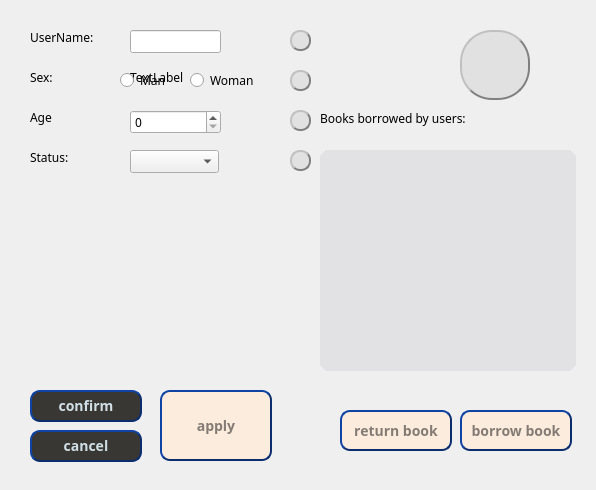
<?xml version="1.0" encoding="UTF-8"?>
<ui version="4.0">
 <class>manageUserInformation</class>
 <widget class="QWidget" name="manageUserInformation">
  <property name="geometry">
   <rect>
    <x>0</x>
    <y>0</y>
    <width>596</width>
    <height>490</height>
   </rect>
  </property>
  <property name="font">
   <font>
    <family>Bahnschrift SemiCondensed</family>
   </font>
  </property>
  <property name="windowTitle">
   <string>Form</string>
  </property>
  <property name="styleSheet">
   <string notr="true"/>
  </property>
  <widget class="QLabel" name="label_usernamelab">
   <property name="geometry">
    <rect>
     <x>30</x>
     <y>30</y>
     <width>72</width>
     <height>15</height>
    </rect>
   </property>
   <property name="text">
    <string>UserName:</string>
   </property>
  </widget>
  <widget class="QLabel" name="label_userName">
   <property name="geometry">
    <rect>
     <x>130</x>
     <y>30</y>
     <width>72</width>
     <height>15</height>
    </rect>
   </property>
   <property name="text">
    <string>TextLabel</string>
   </property>
  </widget>
  <widget class="QLabel" name="label_sexlab">
   <property name="geometry">
    <rect>
     <x>30</x>
     <y>70</y>
     <width>72</width>
     <height>15</height>
    </rect>
   </property>
   <property name="text">
    <string>Sex:</string>
   </property>
  </widget>
  <widget class="QLabel" name="label_agelab">
   <property name="geometry">
    <rect>
     <x>30</x>
     <y>110</y>
     <width>72</width>
     <height>15</height>
    </rect>
   </property>
   <property name="text">
    <string>Age</string>
   </property>
  </widget>
  <widget class="QLabel" name="label_statuslab">
   <property name="geometry">
    <rect>
     <x>30</x>
     <y>150</y>
     <width>72</width>
     <height>15</height>
    </rect>
   </property>
   <property name="text">
    <string>Status:</string>
   </property>
  </widget>
  <widget class="QListView" name="listView">
   <property name="geometry">
    <rect>
     <x>320</x>
     <y>150</y>
     <width>256</width>
     <height>221</height>
    </rect>
   </property>
   <property name="styleSheet">
    <string notr="true">QListView {
	font: 25 9pt &quot;Microsoft YaHei&quot;;
	border: 15px solid #e2e1e4; /* 设置边框的大小，样式，颜色 */
	border-radius: 10px;
    background-color: #e2e1e4
}
QListView::item:hover {
	background-color: transparent;
	padding: 10px;
	border-left: 3px solid rgb(130, 130, 130);
}
QListView::item:selected {
	background-color: transparent;
	color: black;
	padding: 10px;
	border-left: 3px solid black;
}
QListView::item {
    height: 60px;
    background-color: #e2e1e4
}</string>
   </property>
  </widget>
  <widget class="QLabel" name="label_listlab">
   <property name="geometry">
    <rect>
     <x>320</x>
     <y>110</y>
     <width>221</width>
     <height>16</height>
    </rect>
   </property>
   <property name="text">
    <string>Books borrowed by users:</string>
   </property>
  </widget>
  <widget class="QPushButton" name="pushButton">
   <property name="geometry">
    <rect>
     <x>30</x>
     <y>390</y>
     <width>112</width>
     <height>32</height>
    </rect>
   </property>
   <property name="styleSheet">
    <string notr="true">QPushButton {  
    /* 前景色 */  
    color:#d0dfe6;  

    /* 背景色 */  
    background-color:#393733;  

    /* 边框风格 */  
    border-style:outset;  

    /* 边框宽度 */  
    border-width:2px;  

    /* 边框颜色 */  
    border-color:rgb(10,45,110);  

    /* 边框倒角 */  
    border-radius:10px;  

    /* 字体 */  
    font:bold 14px;  

    /* 控件最小宽度 */  
    min-width:100px;  

    /* 控件最小高度 */  
    min-height:20px;  

    /* 内边距 */  
    padding:4px;  
}  

/* 鼠标按下时的效果 */  
QPushButton#pushButton:pressed {  

    color:#4a4035;
    /* 改变背景色 */  
    background-color:#e4dfd7;  

    /* 改变边框风格 */  
    border-style:inset;  

    /* 使文字有一点移动 */  
    padding-left:6px;  
    padding-top:6px;  
}  

/* 按钮样式 */  
QPushButton:flat {  
    border:2px solid red;  
}  

/* 当按钮打开菜单时:ui-&gt;pushButton-&gt;setMenu(btnMenu) */  
QPushButton:open{  
    background-color:qlineargradient(x1: 0, y1: 0, x2: 0, y2: 1,stop: 0 #dadbde, stop: 1 #f6f7fa);  
}  

/* 子选择器:菜单 */  
QPushButton::menu-indicator {  
    image:url(:/images/close.png);  

    /* 去掉小三角号   
    image:none;*/  

    /* 绘制subcontrol 的参考矩形的位置 */  
    subcontrol-origin:padding;  

    /* 小三角的位置 */  
    subcontrol-position:bottom right;  
}  

QPushButton::menu-indicator:pressed,QPushButton::menu-indicator:open {  
    position:relative;  
    top:4px;  
    left:4px;  
} 

</string>
   </property>
   <property name="text">
    <string>confirm</string>
   </property>
  </widget>
  <widget class="QPushButton" name="pushButton_2">
   <property name="geometry">
    <rect>
     <x>30</x>
     <y>430</y>
     <width>112</width>
     <height>32</height>
    </rect>
   </property>
   <property name="styleSheet">
    <string notr="true">QPushButton {  
    /* 前景色 */  
    color:#d0dfe6;  

    /* 背景色 */  
    background-color:#393733;  

    /* 边框风格 */  
    border-style:outset;  

    /* 边框宽度 */  
    border-width:2px;  

    /* 边框颜色 */  
    border-color:rgb(10,45,110);  

    /* 边框倒角 */  
    border-radius:10px;  

    /* 字体 */  
    font:bold 14px;  

    /* 控件最小宽度 */  
    min-width:100px;  

    /* 控件最小高度 */  
    min-height:20px;  

    /* 内边距 */  
    padding:4px;  
}  

/* 鼠标按下时的效果 */  
QPushButton#pushButton:pressed {  

    color:#4a4035;
    /* 改变背景色 */  
    background-color:#e4dfd7;  

    /* 改变边框风格 */  
    border-style:inset;  

    /* 使文字有一点移动 */  
    padding-left:6px;  
    padding-top:6px;  
}  

/* 按钮样式 */  
QPushButton:flat {  
    border:2px solid red;  
}  

/* 当按钮打开菜单时:ui-&gt;pushButton-&gt;setMenu(btnMenu) */  
QPushButton:open{  
    background-color:qlineargradient(x1: 0, y1: 0, x2: 0, y2: 1,stop: 0 #dadbde, stop: 1 #f6f7fa);  
}  

/* 子选择器:菜单 */  
QPushButton::menu-indicator {  
    image:url(:/images/close.png);  

    /* 去掉小三角号   
    image:none;*/  

    /* 绘制subcontrol 的参考矩形的位置 */  
    subcontrol-origin:padding;  

    /* 小三角的位置 */  
    subcontrol-position:bottom right;  
}  

QPushButton::menu-indicator:pressed,QPushButton::menu-indicator:open {  
    position:relative;  
    top:4px;  
    left:4px;  
} 

</string>
   </property>
   <property name="text">
    <string>cancel</string>
   </property>
  </widget>
  <widget class="QPushButton" name="pushButton_3">
   <property name="geometry">
    <rect>
     <x>160</x>
     <y>390</y>
     <width>112</width>
     <height>71</height>
    </rect>
   </property>
   <property name="styleSheet">
    <string notr="true">QPushButton {  
    /* 前景色 */  
    color:#847c74;  

    /* 背景色 */  
    background-color:#fbecde;  

    /* 边框风格 */  
    border-style:outset;  

    /* 边框宽度 */  
    border-width:2px;  

    /* 边框颜色 */  
    border-color:rgb(10,45,110);  

    /* 边框倒角 */  
    border-radius:10px;  

    /* 字体 */  
    font:bold 14px;  

    /* 控件最小宽度 */  
    min-width:100px;  

    /* 控件最小高度 */  
    min-height:20px;  

    /* 内边距 */  
    padding:4px;  
}  

/* 鼠标按下时的效果 */  
QPushButton#pushButton:pressed {  

    color:#4a4035;
    /* 改变背景色 */  
    background-color:#e4dfd7;  

    /* 改变边框风格 */  
    border-style:inset;  

    /* 使文字有一点移动 */  
    padding-left:6px;  
    padding-top:6px;  
}  

/* 按钮样式 */  
QPushButton:flat {  
    border:2px solid red;  
}  

/* 当按钮打开菜单时:ui-&gt;pushButton-&gt;setMenu(btnMenu) */  
QPushButton:open{  
    background-color:qlineargradient(x1: 0, y1: 0, x2: 0, y2: 1,stop: 0 #dadbde, stop: 1 #f6f7fa);  
}  

/* 子选择器:菜单 */  
QPushButton::menu-indicator {  
    image:url(:/images/close.png);  

    /* 去掉小三角号   
    image:none;*/  

    /* 绘制subcontrol 的参考矩形的位置 */  
    subcontrol-origin:padding;  

    /* 小三角的位置 */  
    subcontrol-position:bottom right;  
}  

QPushButton::menu-indicator:pressed,QPushButton::menu-indicator:open {  
    position:relative;  
    top:4px;  
    left:4px;  
} 

</string>
   </property>
   <property name="text">
    <string>apply</string>
   </property>
  </widget>
  <widget class="QLabel" name="label_Sex">
   <property name="geometry">
    <rect>
     <x>130</x>
     <y>70</y>
     <width>72</width>
     <height>15</height>
    </rect>
   </property>
   <property name="text">
    <string>TextLabel</string>
   </property>
  </widget>
  <widget class="QLabel" name="label_Age">
   <property name="geometry">
    <rect>
     <x>130</x>
     <y>110</y>
     <width>72</width>
     <height>15</height>
    </rect>
   </property>
   <property name="text">
    <string>TextLabel</string>
   </property>
  </widget>
  <widget class="QLabel" name="label_Status">
   <property name="geometry">
    <rect>
     <x>130</x>
     <y>150</y>
     <width>141</width>
     <height>16</height>
    </rect>
   </property>
   <property name="text">
    <string>TextLabel</string>
   </property>
  </widget>
  <widget class="QPushButton" name="pushButton_head">
   <property name="geometry">
    <rect>
     <x>460</x>
     <y>30</y>
     <width>70</width>
     <height>70</height>
    </rect>
   </property>
   <property name="styleSheet">
    <string notr="true">QPushButton{background-color: rgb(225, 225, 225);border:2px groove gray;border-radius:32px;padding:2px 4px;border-style: outset;}
                                           QPushButton:hover{background-color:rgb(229, 241, 251); color: black;}
                                           QPushButton:pressed{background-color:rgb(204, 228, 247);border-style: inset;}
</string>
   </property>
   <property name="text">
    <string/>
   </property>
  </widget>
  <widget class="QPushButton" name="pushButton_modfiyUserName">
   <property name="geometry">
    <rect>
     <x>290</x>
     <y>30</y>
     <width>21</width>
     <height>21</height>
    </rect>
   </property>
   <property name="styleSheet">
    <string notr="true">QPushButton{background-color: rgb(225, 225, 225);border:2px groove gray;border-radius:10px;padding:2px 4px;border-style: outset;}
                                           QPushButton:hover{background-color:rgb(229, 241, 251); color: black;}
                                           QPushButton:pressed{background-color:rgb(204, 228, 247);border-style: inset;}
</string>
   </property>
   <property name="text">
    <string/>
   </property>
  </widget>
  <widget class="QPushButton" name="pushButton_modfiySex">
   <property name="geometry">
    <rect>
     <x>290</x>
     <y>70</y>
     <width>21</width>
     <height>21</height>
    </rect>
   </property>
   <property name="styleSheet">
    <string notr="true">QPushButton{background-color: rgb(225, 225, 225);border:2px groove gray;border-radius:10px;padding:2px 4px;border-style: outset;}
                                           QPushButton:hover{background-color:rgb(229, 241, 251); color: black;}
                                           QPushButton:pressed{background-color:rgb(204, 228, 247);border-style: inset;}
</string>
   </property>
   <property name="text">
    <string/>
   </property>
  </widget>
  <widget class="QPushButton" name="pushButton_modfiyAge">
   <property name="geometry">
    <rect>
     <x>290</x>
     <y>110</y>
     <width>21</width>
     <height>21</height>
    </rect>
   </property>
   <property name="styleSheet">
    <string notr="true">QPushButton{background-color: rgb(225, 225, 225);border:2px groove gray;border-radius:10px;padding:2px 4px;border-style: outset;}
                                           QPushButton:hover{background-color:rgb(229, 241, 251); color: black;}
                                           QPushButton:pressed{background-color:rgb(204, 228, 247);border-style: inset;}
</string>
   </property>
   <property name="text">
    <string/>
   </property>
  </widget>
  <widget class="QPushButton" name="pushButton_modfiyStatus">
   <property name="geometry">
    <rect>
     <x>290</x>
     <y>150</y>
     <width>21</width>
     <height>21</height>
    </rect>
   </property>
   <property name="styleSheet">
    <string notr="true">QPushButton{background-color: rgb(225, 225, 225);border:2px groove gray;border-radius:10px;padding:2px 4px;border-style: outset;}
                                           QPushButton:hover{background-color:rgb(229, 241, 251); color: black;}
                                           QPushButton:pressed{background-color:rgb(204, 228, 247);border-style: inset;}
</string>
   </property>
   <property name="text">
    <string/>
   </property>
  </widget>
  <widget class="QLineEdit" name="lineEdit_userName">
   <property name="geometry">
    <rect>
     <x>130</x>
     <y>30</y>
     <width>91</width>
     <height>23</height>
    </rect>
   </property>
  </widget>
  <widget class="QRadioButton" name="radioButton_Man">
   <property name="geometry">
    <rect>
     <x>120</x>
     <y>70</y>
     <width>117</width>
     <height>21</height>
    </rect>
   </property>
   <property name="text">
    <string>Man</string>
   </property>
  </widget>
  <widget class="QRadioButton" name="radioButton_Woman">
   <property name="geometry">
    <rect>
     <x>190</x>
     <y>70</y>
     <width>81</width>
     <height>21</height>
    </rect>
   </property>
   <property name="text">
    <string>Woman</string>
   </property>
  </widget>
  <widget class="QSpinBox" name="spinBox">
   <property name="geometry">
    <rect>
     <x>130</x>
     <y>110</y>
     <width>91</width>
     <height>24</height>
    </rect>
   </property>
  </widget>
  <widget class="QComboBox" name="comboBox">
   <property name="geometry">
    <rect>
     <x>130</x>
     <y>150</y>
     <width>89</width>
     <height>23</height>
    </rect>
   </property>
  </widget>
  <widget class="QPushButton" name="pushButton_returnbook">
   <property name="geometry">
    <rect>
     <x>340</x>
     <y>410</y>
     <width>112</width>
     <height>41</height>
    </rect>
   </property>
   <property name="styleSheet">
    <string notr="true">QPushButton {  
    /* 前景色 */  
    color:#847c74;  

    /* 背景色 */  
    background-color:#fbecde;  

    /* 边框风格 */  
    border-style:outset;  

    /* 边框宽度 */  
    border-width:2px;  

    /* 边框颜色 */  
    border-color:rgb(10,45,110);  

    /* 边框倒角 */  
    border-radius:10px;  

    /* 字体 */  
    font:bold 14px;  

    /* 控件最小宽度 */  
    min-width:100px;  

    /* 控件最小高度 */  
    min-height:20px;  

    /* 内边距 */  
    padding:4px;  
}  

/* 鼠标按下时的效果 */  
QPushButton#pushButton:pressed {  

    color:#4a4035;
    /* 改变背景色 */  
    background-color:#e4dfd7;  

    /* 改变边框风格 */  
    border-style:inset;  

    /* 使文字有一点移动 */  
    padding-left:6px;  
    padding-top:6px;  
}  

/* 按钮样式 */  
QPushButton:flat {  
    border:2px solid red;  
}  

/* 当按钮打开菜单时:ui-&gt;pushButton-&gt;setMenu(btnMenu) */  
QPushButton:open{  
    background-color:qlineargradient(x1: 0, y1: 0, x2: 0, y2: 1,stop: 0 #dadbde, stop: 1 #f6f7fa);  
}  

/* 子选择器:菜单 */  
QPushButton::menu-indicator {  
    image:url(:/images/close.png);  

    /* 去掉小三角号   
    image:none;*/  

    /* 绘制subcontrol 的参考矩形的位置 */  
    subcontrol-origin:padding;  

    /* 小三角的位置 */  
    subcontrol-position:bottom right;  
}  

QPushButton::menu-indicator:pressed,QPushButton::menu-indicator:open {  
    position:relative;  
    top:4px;  
    left:4px;  
} 

</string>
   </property>
   <property name="text">
    <string>return book</string>
   </property>
  </widget>
  <widget class="QPushButton" name="pushButton_borrowbook">
   <property name="geometry">
    <rect>
     <x>460</x>
     <y>410</y>
     <width>112</width>
     <height>41</height>
    </rect>
   </property>
   <property name="styleSheet">
    <string notr="true">QPushButton {  
    /* 前景色 */  
    color:#847c74;  

    /* 背景色 */  
    background-color:#fbecde;  

    /* 边框风格 */  
    border-style:outset;  

    /* 边框宽度 */  
    border-width:2px;  

    /* 边框颜色 */  
    border-color:rgb(10,45,110);  

    /* 边框倒角 */  
    border-radius:10px;  

    /* 字体 */  
    font:bold 14px;  

    /* 控件最小宽度 */  
    min-width:100px;  

    /* 控件最小高度 */  
    min-height:20px;  

    /* 内边距 */  
    padding:4px;  
}  

/* 鼠标按下时的效果 */  
QPushButton#pushButton:pressed {  

    color:#4a4035;
    /* 改变背景色 */  
    background-color:#e4dfd7;  

    /* 改变边框风格 */  
    border-style:inset;  

    /* 使文字有一点移动 */  
    padding-left:6px;  
    padding-top:6px;  
}  

/* 按钮样式 */  
QPushButton:flat {  
    border:2px solid red;  
}  

/* 当按钮打开菜单时:ui-&gt;pushButton-&gt;setMenu(btnMenu) */  
QPushButton:open{  
    background-color:qlineargradient(x1: 0, y1: 0, x2: 0, y2: 1,stop: 0 #dadbde, stop: 1 #f6f7fa);  
}  

/* 子选择器:菜单 */  
QPushButton::menu-indicator {  
    image:url(:/images/close.png);  

    /* 去掉小三角号   
    image:none;*/  

    /* 绘制subcontrol 的参考矩形的位置 */  
    subcontrol-origin:padding;  

    /* 小三角的位置 */  
    subcontrol-position:bottom right;  
}  

QPushButton::menu-indicator:pressed,QPushButton::menu-indicator:open {  
    position:relative;  
    top:4px;  
    left:4px;  
} 

</string>
   </property>
   <property name="text">
    <string>borrow book</string>
   </property>
  </widget>
 </widget>
 <resources/>
 <connections/>
</ui>
